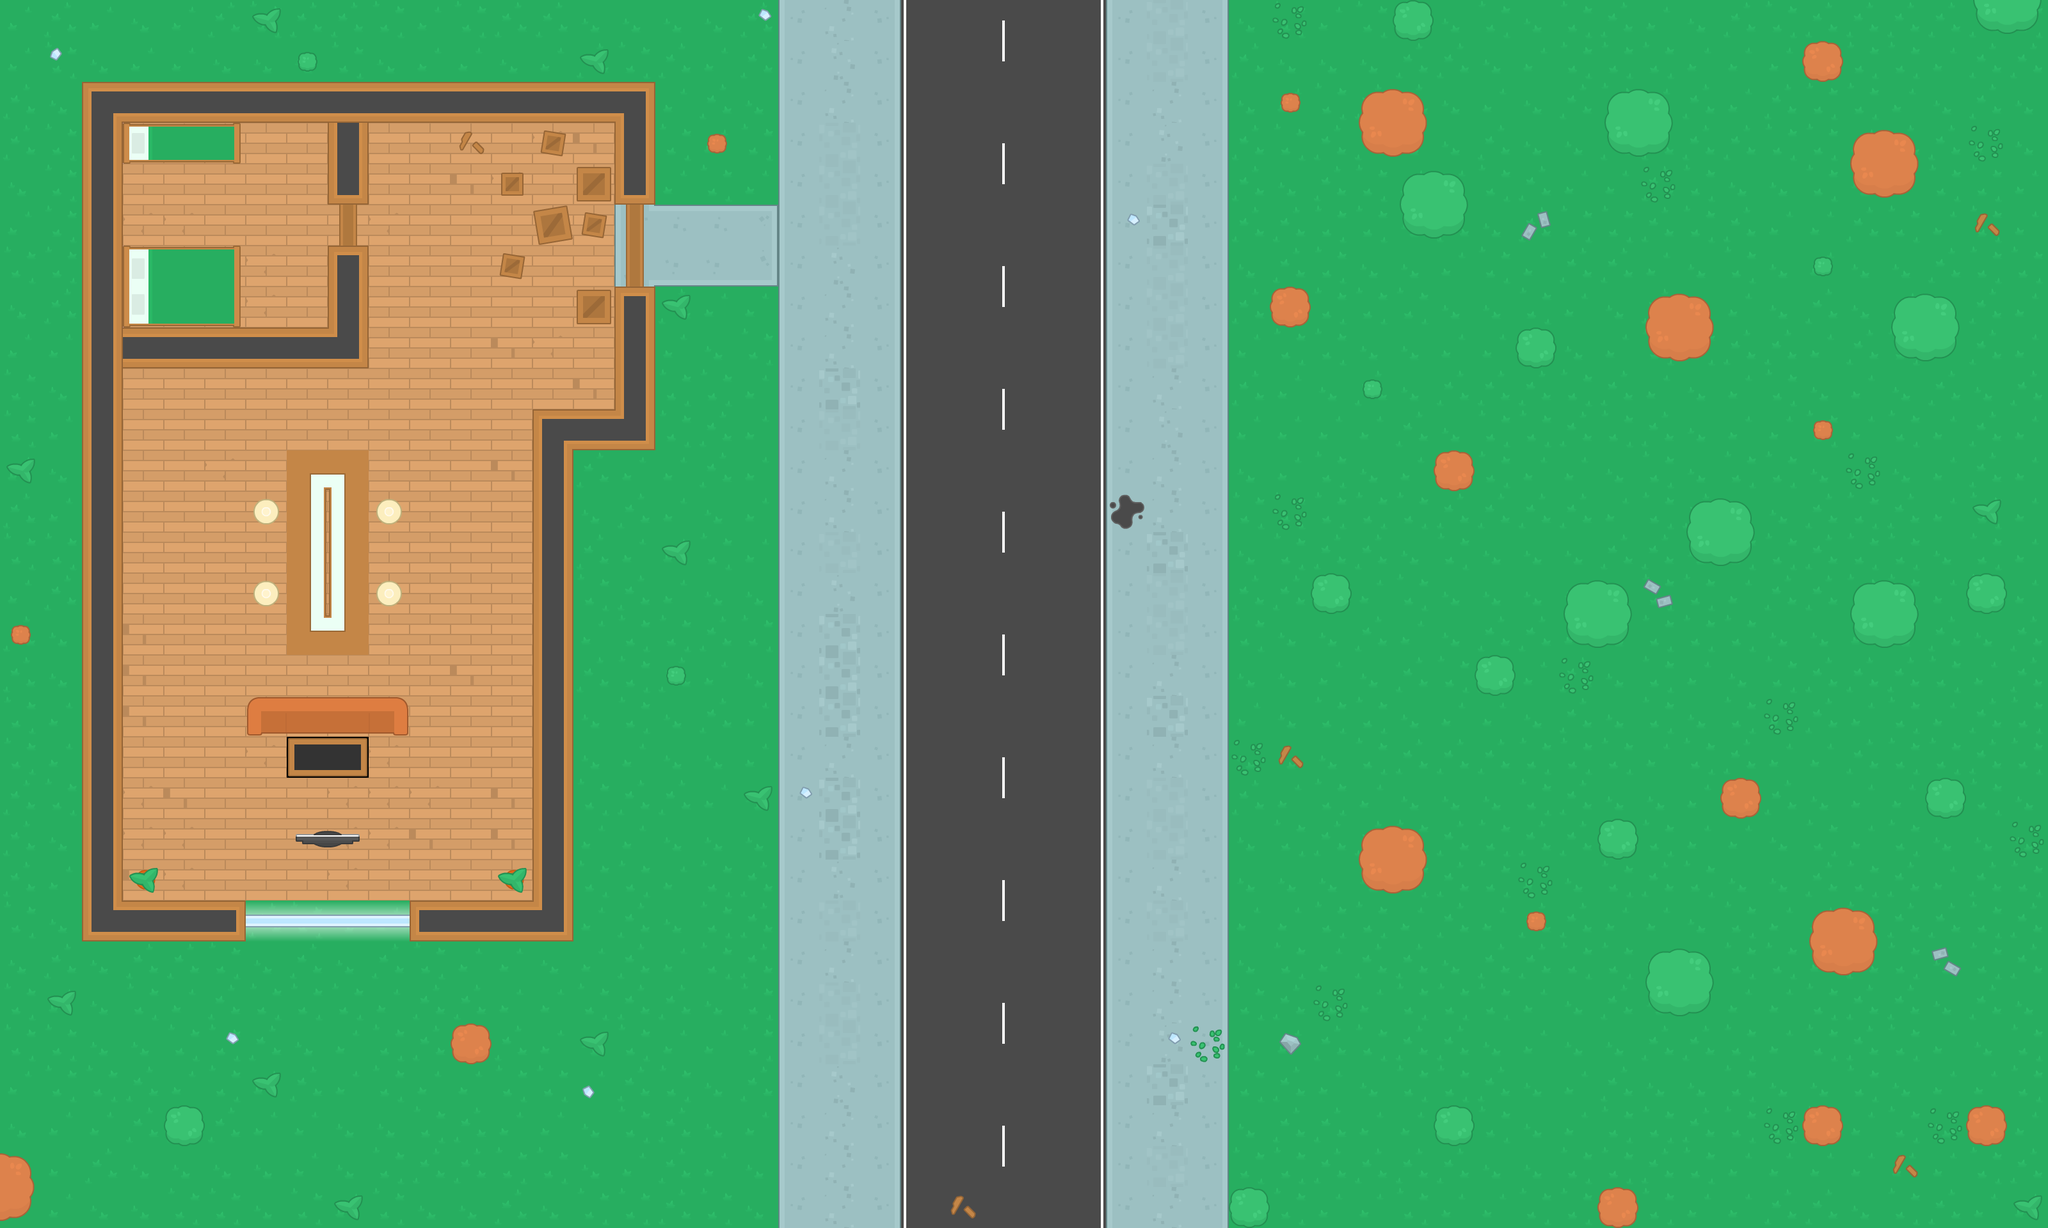

This game map was drawn from its Tiled (.tmx) file and the tilesets committed beside it. A one-line description and the trimmed map source follow:
An orthogonal 50x30 tile map with 64x64 px tiles, 3 tile layers (Floor, walls, items) and 107 objects (76x wall, 26x zombie, 3x health, player, car).

<map version="1.2" tiledversion="1.2.1" orientation="orthogonal" renderorder="right-down" width="50" height="30" tilewidth="64" tileheight="64" infinite="0" nextlayerid="6" nextobjectid="134">
 <tileset firstgid="1" source="Kenney Topdown Pack.tsx" />
 <layer id="1" name="Floor" width="50" height="30">
  <data>[1500 cells, 1500 non-empty, 22 distinct tile ids]</data>
 </layer>
 <layer id="2" name="walls" width="50" height="30">
  <data>[1500 cells, 77 non-empty, 8 distinct tile ids]</data>
 </layer>
 <layer id="3" name="items" width="50" height="30">
  <data>[1500 cells, 160 non-empty, 41 distinct tile ids]</data>
 </layer>
 <objectgroup id="4" name="walls">
  <object id="1" name="wall" x="128" y="128" width="896" height="64" />
  <object id="2" name="wall" x="960" y="192" width="64" height="128" />
  <object id="3" name="wall" x="128" y="192" width="64" height="1280" />
  <object id="4" name="wall" x="192" y="1408" width="192" height="64" />
  <object id="5" name="wall" x="640" y="1408" width="256" height="64" />
  <object id="6" name="wall" x="192" y="512" width="384" height="64" />
  <object id="7" name="wall" x="512" y="384" width="64" height="128" />
  <object id="8" name="wall" x="512" y="192" width="64" height="128" />
  <object id="9" name="wall" x="960" y="448" width="64" height="256" />
  <object id="10" name="wall" x="832" y="640" width="128" height="64" />
  <object id="11" name="wall" x="832" y="704" width="64" height="704" />
  <object id="15" name="wall" x="368" y="384" width="16" height="128" />
  <object id="16" name="wall" x="448" y="704" width="128" height="320" />
  <object id="17" name="wall" x="384" y="1088" width="32" height="64" />
  <object id="23" name="wall" x="416" y="1088" width="192" height="32" />
  <object id="24" name="wall" x="608" y="1088" width="32" height="64" />
  <object id="25" name="wall" x="272" y="1744" width="32" height="32" />
  <object id="26" name="wall" x="720" y="1616" width="32" height="32" />
  <object id="31" name="wall" x="-48" y="1824" width="80" height="64">
   <ellipse />
  </object>
  <object id="33" name="wall" x="1104" y="208" width="32" height="32" />
  <object id="34" name="wall" x="16" y="976" width="32" height="32" />
  <object id="35" name="wall" x="208" y="1360" width="32" height="32" />
  <object id="36" name="wall" x="464" y="1280" width="96" height="48" />
  <object id="37" name="wall" x="784" y="1360" width="32" height="32" />
  <object id="38" name="player" x="1104" y="400" width="32" height="32" />
  <object id="39" name="zombie" x="224" y="208" width="32" height="32" />
  <object id="40" name="zombie" x="752" y="1120" width="32" height="32" />
  <object id="41" name="wall" x="400" y="784" width="32" height="32">
   <ellipse />
  </object>
  <object id="42" name="wall" x="592" y="784" width="32" height="32">
   <ellipse />
  </object>
  <object id="44" name="wall" x="400" y="912" width="32" height="32">
   <ellipse />
  </object>
  <object id="45" name="wall" x="592" y="912" width="32" height="32">
   <ellipse />
  </object>
  <object id="46" name="wall" x="-16" y="-16" width="3232" height="16" />
  <object id="47" name="wall" x="-16" y="0" width="16" height="1920" />
  <object id="48" name="wall" x="-16" y="1920" width="3232" height="16" />
  <object id="49" name="wall" x="3200" y="0" width="16" height="1920" />
  <object id="50" name="health" x="1248" y="592" width="32" height="32" />
  <object id="51" name="zombie" x="976" y="1184" width="32" height="32" />
  <object id="52" name="zombie" x="400" y="784" width="32" height="32" />
  <object id="53" name="zombie" x="416" y="1120" width="32" height="32" />
  <object id="54" name="zombie" x="432" y="1120" width="32" height="32" />
  <object id="57" name="zombie" x="560" y="1120" width="32" height="32" />
  <object id="58" name="zombie" x="496" y="1120" width="32" height="32" />
  <object id="59" name="zombie" x="448" y="1152" width="32" height="32" />
  <object id="60" name="zombie" x="240" y="464" width="32" height="32" />
  <object id="61" name="wall" x="368" y="192" width="16" height="64" />
  <object id="62" name="wall" x="192" y="192" width="16" height="64" />
  <object id="63" name="wall" x="192" y="384" width="16" height="128" />
  <object id="64" name="zombie" x="288" y="400" width="32" height="32" />
  <object id="65" name="zombie" x="320" y="464" width="32" height="32" />
  <object id="66" name="wall" x="905" y="264" width="45" height="47" />
  <object id="71" name="wall" x="788" y="277" width="24" height="23" />
  <object id="72" name="wall" x="906" y="456" width="43" height="47" />
  <object id="73" name="wall" x="839" y="332" width="47" height="37" />
  <object id="74" name="wall" x="853" y="210" width="23" height="27" />
  <object id="75" name="wall" x="917" y="337" width="23" height="28" />
  <object id="76" name="wall" x="788" y="403" width="25" height="25" />
  <object id="77" name="wall" x="480" y="97" />
  <object id="78" name="car" x="1504" y="0" width="128" height="160" />
  <object id="79" name="health" x="3024" y="912" width="32" height="32" />
  <object id="80" name="zombie" x="592" y="784" width="32" height="32" />
  <object id="81" name="zombie" x="496" y="848" width="32" height="32" />
  <object id="82" name="zombie" x="336" y="1488" width="32" height="32" />
  <object id="83" name="zombie" x="656" y="1488" width="32" height="32" />
  <object id="84" name="zombie" x="3024" y="992" width="32" height="32" />
  <object id="85" name="zombie" x="2944" y="864" width="32" height="32" />
  <object id="86" name="health" x="2800" y="16" width="32" height="32" />
  <object id="87" name="zombie" x="2704" y="256" width="32" height="32" />
  <object id="88" name="zombie" x="2512" y="80" width="32" height="32" />
  <object id="89" name="zombie" x="3072" y="528" width="32" height="32" />
  <object id="90" name="zombie" x="2432" y="1232" width="32" height="32" />
  <object id="91" name="zombie" x="3056" y="1824" width="32" height="32" />
  <object id="92" name="zombie" x="2080" y="1728" width="32" height="32" />
  <object id="93" name="zombie" x="2192" y="528" width="32" height="32" />
  <object id="95" name="zombie" x="2560" y="688" width="32" height="32" />
  <object id="96" name="wall" x="2192" y="16" width="32" height="32" />
  <object id="98" name="wall" x="2384" y="528" width="32" height="32" />
  <object id="99" name="wall" x="2320" y="1040" width="32" height="32" />
  <object id="100" name="wall" x="2064" y="912" width="32" height="32" />
  <object id="101" name="wall" x="2512" y="1872" width="32" height="32" />
  <object id="102" name="wall" x="2256" y="1744" width="32" height="32" />
  <object id="103" name="wall" x="1936" y="1872" width="32" height="32" />
  <object id="104" name="wall" x="2832" y="1744" width="32" height="32" />
  <object id="105" name="wall" x="3088" y="1744" width="32" height="32" />
  <object id="106" name="wall" x="3024" y="1232" width="32" height="32" />
  <object id="107" name="wall" x="2512" y="1296" width="32" height="32" />
  <object id="108" name="wall" x="2704" y="1232" width="32" height="32" />
  <object id="110" name="wall" x="3088" y="912" width="32" height="32" />
  <object id="111" name="wall" x="2832" y="80" width="32" height="32" />
  <object id="112" name="wall" x="3104" y="0" width="64" height="32" />
  <object id="113" name="wall" x="2912" y="224" width="64" height="64" />
  <object id="115" name="wall" x="2528" y="160" width="64" height="64">
   <ellipse />
  </object>
  <object id="116" name="wall" x="2144" y="160" width="64" height="64">
   <ellipse />
  </object>
  <object id="117" name="wall" x="2208" y="288" width="64" height="64">
   <ellipse />
  </object>
  <object id="118" name="wall" x="2592" y="480" width="64" height="64">
   <ellipse />
  </object>
  </objectgroup>
</map>
<!-- 13 of 107 objects omitted -->
